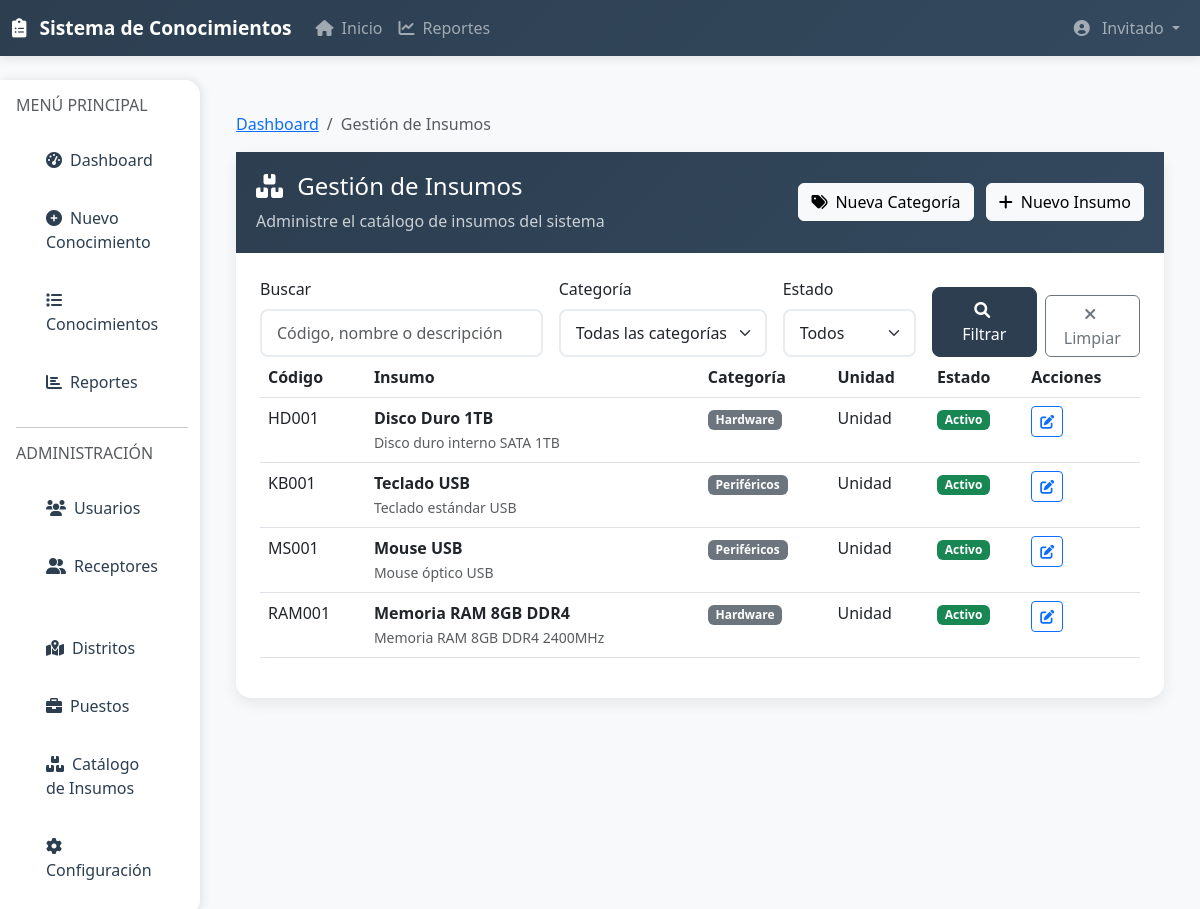
Screenshot of /insumos.php (signed in) with the database file from the repository.
### tables this page shows
CREATE TABLE `insumos` (
  `id` int NOT NULL,
  `codigo` varchar(20) DEFAULT NULL,
  `nombre` varchar(150) NOT NULL,
  `descripcion` text,
  `categoria_id` int DEFAULT NULL,
  `unidad_medida` varchar(20) NOT NULL DEFAULT 'Unidad',
  `activo` tinyint(1) NOT NULL DEFAULT '1',
  `fecha_creacion` timestamp NULL DEFAULT CURRENT_TIMESTAMP,
  `fecha_actualizacion` timestamp NULL DEFAULT CURRENT_TIMESTAMP ON UPDATE CURRENT_TIMESTAMP
);

CREATE TABLE `categorias_insumos` (
  `id` int NOT NULL,
  `nombre` varchar(100) NOT NULL,
  `descripcion` text,
  `activo` tinyint(1) NOT NULL DEFAULT '1',
  `fecha_creacion` timestamp NULL DEFAULT CURRENT_TIMESTAMP
);

### includes/functions.php (called while the page is built, shortened)
<?php
function is_logged_in() {
    return isset($_SESSION['user_id']) && isset($_SESSION['user_role']);
}
function has_role($required_role) {
    $user_role = $_SESSION['user_role'];
    if ($user_role === 'Administrador') {
        return true;
    }
    return $user_role === $required_role;
}
function escape_html($string) {
    return htmlspecialchars((string)$string, ENT_QUOTES, 'UTF-8');
}
?>

### insumos.php (the view, shortened to what this page needs)
<?php
require_once 'includes/functions.php';
try {
    $database = new Database();
    $conn = $database->getConnection();
    $query = "SELECT id, nombre FROM categorias_insumos WHERE activo = 1 ORDER BY nombre";
} catch (Exception $e) {
    error_log("Error cargando datos: " . $e->getMessage());
    $error_message = "Error cargando los datos";
    $categorias = [];
}
$page = isset($_GET['page']) ? (int)$_GET['page'] : 1;
$per_page = 15;
$offset = ($page - 1) * $per_page;
$search = isset($_GET['search']) ? sanitize_input($_GET['search']) : '';
$where_conditions = [];
$where_clause = !empty($where_conditions) ? 'WHERE ' . implode(' AND ', $where_conditions) : '';
try {
    $query = "SELECT i.id, i.codigo, i.nombre, i.descripcion, i.categoria_id, i.unidad_medida, i.activo, c.nombre as categoria,
                     DATE_FORMAT(i.fecha_creacion, '%d/%m/%Y %H:%i') as fecha_creacion,
                      DATE_FORMAT(i.fecha_actualizacion, '%d/%m/%Y %H:%i') as fecha_actualizacion
              FROM insumos i
              LEFT JOIN categorias_insumos c ON i.categoria_id = c.id
              {$where_clause}
              ORDER BY i.codigo
              LIMIT :offset, :per_page";
    $stmt = $conn->prepare($query);
    $stmt->bindValue(':offset', $offset, PDO::PARAM_INT);
    $stmt->bindValue(':per_page', $per_page, PDO::PARAM_INT);
    $stmt->execute();
    $insumos = $stmt->fetchAll();
} catch (Exception $e) {
    error_log("Error cargando insumos: " . $e->getMessage() . " Query: " . $query);
    $error_message = "Error cargando la lista de insumos";
    $insumos = [];
    $total_insumos = 0;
    $total_pages = 0;
}
?>
<!DOCTYPE html>
<html lang="es">
<head>
    <link href="https://cdn.jsdelivr.net/npm/bootstrap@5.3.0/dist/css/bootstrap.min.css" rel="stylesheet">
    <link href="https://cdnjs.cloudflare.com/ajax/libs/font-awesome/6.0.0/css/all.min.css" rel="stylesheet">
    <link href="assets/css/style.css" rel="stylesheet">
</head>
<body>
    <?php include 'includes/navbar.php'; ?>
    <div class="container-fluid mt-4">
      <div class="row">
        <div class="col-md-3 col-lg-2 px-0">
          <?php include 'includes/sidebar.php'; ?>
        </div>
        <div class="col-md-9 col-lg-10">
          <div class="container mt-2">
    <div class="container-fluid py-4">
        <nav aria-label="breadcrumb">
            <ol class="breadcrumb">
                <li class="breadcrumb-item"><a href="dashboard.php">Dashboard</a></li>
                <li class="breadcrumb-item active">Gestión de Insumos</li>
            </ol>
        </nav>
        <div class="row">
            <div class="col-12">
                <div class="main-card">
                    <div class="card-header">
                        <div class="d-flex justify-content-between align-items-center">
                            <div>
                                <h4 class="mb-0">
                                    <i class="fas fa-boxes me-2"></i>
                                    Gestión de Insumos
                                </h4>
                                <p class="mb-0 mt-2 opacity-75">
                                    Administre el catálogo de insumos del sistema
                                </p>
                            </div>
                            <div>
                                <button type="button" class="btn btn-light me-2" data-bs-toggle="modal" data-bs-target="#nuevaCategoriaModal">
                                    <i class="fas fa-tags me-2"></i>Nueva Categoría
                                </button>
                                <button type="button" class="btn btn-light" data-bs-toggle="modal" data-bs-target="#nuevoInsumoModal">
                                    <i class="fas fa-plus me-2"></i>Nuevo Insumo
                                </button>
                            </div>
                        </div>
                    </div>
                    <div class="card-body p-4">
                        <div class="filters-card">
                            <form method="GET" action="">
                                <div class="row g-3">
                                    <div class="col-md-4">
                                        <label for="search" class="form-label">Buscar</label>
                                        <input type="text"
                                               class="form-control"
                                               id="search"
                                               name="search"
                                               value="<?php echo escape_html($search); ?>"
                                               placeholder="Código, nombre o descripción">
                                    </div>
                                    <div class="col-md-3">
                                        <label for="categoria" class="form-label">Categoría</label>
                                        <select class="form-select" id="categoria" name="categoria">
                                            <option value="0">Todas las categorías</option>
                                        </select>
                                    </div>
                                    <div class="col-md-2">
                                        <label for="activo" class="form-label">Estado</label>
                                        <select class="form-select" id="activo" name="activo">
                                            <option value="-1">Todos</option>
                                        </select>
                                    </div>
                                    <div class="col-md-3 d-flex align-items-end">
                                        <button type="submit" class="btn btn-primary me-2">
                                            <i class="fas fa-search me-1"></i>Filtrar
                                        </button>
                                        <a href="insumos.php" class="btn btn-outline-secondary">
                                            <i class="fas fa-times me-1"></i>Limpiar
                                        </a>
                                    </div>
                                </div>
                            </form>
                        </div>
                        <div class="table-responsive">
                            <table class="table table-hover">
                                <thead>
                                    <tr>
                                        <th>Código</th>
                                        <th>Insumo</th>
                                        <th>Categoría</th>
                                        <th>Unidad</th>
                                        <th>Estado</th>
                                        <th>Acciones</th>
                                    </tr>
                                </thead>
                                <tbody>
                                    <?php if (empty($insumos)): ?>
                                        <tr>
                                            <td colspan="8" class="text-center py-4">
                                                <i class="fas fa-boxes fa-3x text-muted mb-3"></i>
                                                <p class="text-muted">No se encontraron insumos</p>
                                            </td>
                                        </tr>
                                    <?php else: ?>
                                        <?php foreach ($insumos as $insumo): ?>
                                            <tr>
                                                <td>
                                                    <span class="insumo-code"><?php echo escape_html($insumo['codigo']); ?></span>
                                                </td>
                                                <td>
                                                    <div>
                                                        <strong><?php echo escape_html($insumo['nombre']); ?></strong>
                                                        <?php if (!empty($insumo['descripcion'])): ?>
                                                            <br><small class="text-muted"><?php echo escape_html($insumo['descripcion']); ?></small>
                                                        <?php endif; ?>
                                                    </div>
                                                </td>
                                                <td>
                                                    <?php if ($insumo['categoria']): ?>
                                                        <span class="badge bg-secondary">
                                                            <?php echo escape_html($insumo['categoria']); ?>
                                                        </span>
                                                    <?php else: ?>
                                                        <span class="text-muted">Sin categoría</span>
                                                    <?php endif; ?>
                                                </td>
                                                <td><?php echo escape_html($insumo['unidad_medida']); ?></td>
                                                <td>
                                                    <?php if ($insumo['activo']): ?>
                                                        <span class="badge bg-success">Activo</span>
                                                    <?php else: ?>
                                                        <span class="badge bg-danger">Inactivo</span>
                                                    <?php endif; ?>
                                                </td>
                                                <td>
                                                    <button type="button"
                                                            class="btn btn-sm btn-outline-primary"
                                                            onclick="editarInsumo(<?php echo htmlspecialchars(json_encode($insumo)); ?>)"
                                                            title="Editar insumo">
                                                        <i class="fas fa-edit"></i>
                                                    </button>
                                                </td>
                                            </tr>
                                        <?php endforeach; ?>
                                    <?php endif; ?>
                                </tbody>
                            </table>
                        </div>
                    </div>
                </div>
            </div>
        </div>
    </div>
          </div>
        </div>
      </div>
    </div>
</body>
</html>

### includes/navbar.php (shortened to what this page needs)
<?php
if (!isset($current_user)) {
    $current_user = [
        'nombre_completo' => 'Invitado',
        'rol' => 'Invitado',
        'id' => 0
    ];
}
?>
<nav class="navbar navbar-expand-lg navbar-dark bg-dark">
  <div class="container-fluid">
    <a class="navbar-brand" href="dashboard.php">
      <i class="fas fa-clipboard-list me-2"></i>
      Sistema de Conocimientos
    </a>
    <div class="collapse navbar-collapse" id="navbarNav">
      <ul class="navbar-nav me-auto">
        <li class="nav-item">
          <a class="nav-link" href="dashboard.php">
            <i class="fas fa-home me-2"></i>Inicio
          </a>
        </li>
        <li class="nav-item">
          <a class="nav-link" href="reportes.php">
            <i class="fas fa-chart-line me-2"></i>Reportes
          </a>
        </li>
      </ul>
      <ul class="navbar-nav ms-auto">
        <li class="nav-item dropdown">
          <a class="nav-link dropdown-toggle" href="#" id="navbarDropdown" role="button"
             data-bs-toggle="dropdown" aria-expanded="false">
            <i class="fas fa-user-circle me-2"></i>
            <?php echo escape_html($current_user['nombre_completo'] ?? ''); ?>
          </a>
        </li>
      </ul>
    </div>
  </div>
  </nav>

### includes/sidebar.php (shortened to what this page needs)
<div class="sidebar">
  <div class="p-3">
    <h6 class="text-muted text-uppercase mb-3">Menú Principal</h6>
    <nav class="nav flex-column">
      <a class="nav-link" href="dashboard.php">
        <i class="fas fa-tachometer-alt me-2"></i>Dashboard
      </a>
      <?php if (function_exists('has_role') ? (has_role('Técnico') || has_role('Administrador')) : true): ?>
        <a class="nav-link" href="nuevo_conocimiento.php">
          <i class="fas fa-plus-circle me-2"></i>Nuevo Conocimiento
        </a>
      <?php endif; ?>
      <a class="nav-link" href="conocimientos.php">
        <i class="fas fa-list me-2"></i>Conocimientos
      </a>
      <a class="nav-link" href="reportes.php">
        <i class="fas fa-chart-bar me-2"></i>Reportes
      </a>
      <?php if (function_exists('has_role') ? has_role('Administrador') : true): ?>
        <hr class="my-3">
        <h6 class="text-muted text-uppercase mb-3">Administración</h6>
        <a class="nav-link" href="usuarios.php">
          <i class="fas fa-users me-2"></i>Usuarios
        </a>
        <a class="nav-link" href="receptores.php">
          <i class="fas fa-user-friends me-2"></i>Receptores
        </a>
        <a class="nav-link" href="distritos.php">
          <i class="fas fa-map-marked-alt me-2"></i>Distritos
        </a>
        <a class="nav-link" href="puestos.php">
          <i class="fas fa-briefcase me-2"></i>Puestos
        </a>
        <a class="nav-link" href="insumos.php">
          <i class="fas fa-boxes me-2"></i>Catálogo de Insumos
        </a>
        <a class="nav-link" href="configuracion.php">
          <i class="fas fa-cog me-2"></i>Configuración
        </a>
      <?php endif; ?>
    </nav>
  </div>
</div>

### assets/css/style.css (style rules this page uses)
:root { --primary-color: #2c3e50; --secondary-color: #34495e; --accent-color: #3498db; --success-color: #27ae60; --warning-color: #f39c12; --danger-color: #e74c3c; --light-bg: #f8f9fa; }
body { background-color: var(--light-bg); font-family: 'Segoe UI', Tahoma, Geneva, Verdana, sans-serif; }
.main-card { background: white; border-radius: 15px; box-shadow: 0 5px 15px rgba(0,0,0,0.08); border: none; }
.navbar { background: linear-gradient(135deg, var(--primary-color) 0%, var(--secondary-color) 100%); box-shadow: 0 2px 10px rgba(0,0,0,0.1); }
.navbar-brand { font-weight: 700; font-size: 1.2rem; }
.sidebar { background: white; min-height: calc(100vh - 76px); box-shadow: 2px 0 10px rgba(0,0,0,0.1); border-radius: 0 15px 15px 0; }
.sidebar .nav-link { color: var(--primary-color); padding: 12px 20px; margin: 5px 10px; border-radius: 10px; }
.card-header { background: linear-gradient(135deg, var(--primary-color) 0%, var(--secondary-color) 100%); color: white; border-radius: 15px 15px 0 0; padding: 20px; }
.form-control, .form-select { border-radius: 8px; border: 2px solid #e9ecef; padding: 10px 15px; transition: all 0.3s ease; }
.btn-primary { background: var(--primary-color); border-color: var(--primary-color); border-radius: 8px; padding: 10px 20px; font-weight: 500; }

### rows the page displays
insumos: codigo "HD001", nombre "Disco Duro 1TB", descripcion "Disco duro interno SATA 1TB", categoria.nombre "Hardware", unidad_medida "Unidad", activo "Activo"
insumos: codigo "KB001", nombre "Teclado USB", descripcion "Teclado estándar USB", categoria.nombre "Periféricos", unidad_medida "Unidad", activo "Activo"
insumos: codigo "MS001", nombre "Mouse USB", descripcion "Mouse óptico USB", categoria.nombre "Periféricos", unidad_medida "Unidad", activo "Activo"
insumos: codigo "RAM001", nombre "Memoria RAM 8GB DDR4", descripcion "Memoria RAM 8GB DDR4 2400MHz", categoria.nombre "Hardware", unidad_medida "Unidad", activo "Activo"

### other values shown
escape_html($current_user['nombre_completo'] ?? '') "Invitado"
